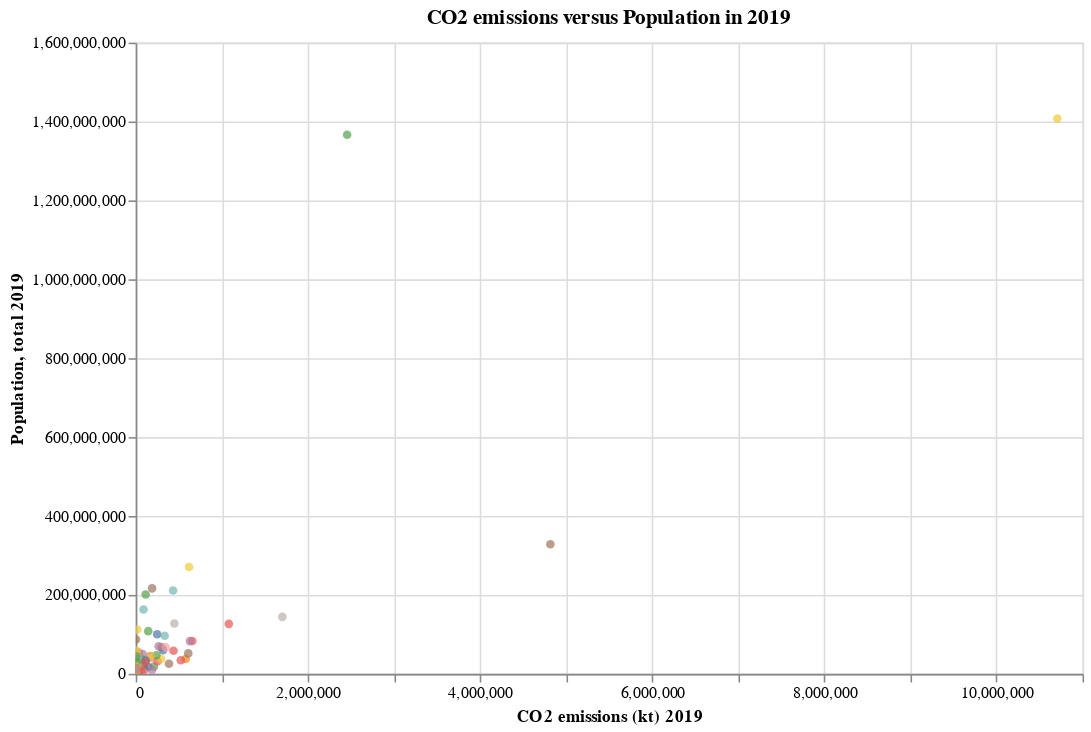

This figure's notebook cell:
### Code cell
indi_list = ['CO2 emissions (kt)', 'CO2 emissions (metric tons per capita)','Population, total','GDP (current US$)']

source= get_ind_df(wdi_df, indi_list, '2019')

alt.Chart(source).mark_circle().encode(
    x = alt.X('CO2 emissions (kt) 2019'),
    y = alt.Y('Population, total 2019'),
    color = alt.Color('Country Name:N', legend=None),
    tooltip='Country Name'
).properties(width=600, height=400, title='CO2 emissions versus Population in 2019' ).interactive()

### Figure 1 — Vega-Lite specification as saved in the notebook (floating-point values rounded to 4 significant figures; data arrays with more than 128 entries replaced by an {"elided": "..."} marker saying what was removed)
{"config": {"view": {"continuousWidth": 400, "continuousHeight": 300}}, "data": {"name": "data-0d3a1e2cd11a65aeb33cb10e6a3dc660"}, "mark": "circle", "encoding": {"color": {"field": "Country Name", "legend": null, "type": "nominal"}, "tooltip": {"field": "Country Name", "type": "nominal"}, "x": {"field": "CO2 emissions (kt) 2019", "type": "quantitative"}, "y": {"field": "Population, total 2019", "type": "quantitative"}}, "height": 400, "selection": {"selector011": {"type": "interval", "bind": "scales", "encodings": ["x", "y"]}}, "title": "CO2 emissions versus Population in 2019", "width": 600, "$schema": "https://vega.github.io/schema/vega-lite/v4.17.0.json", "datasets": {"data-0d3a1e2cd11a65aeb33cb10e6a3dc660": {"elided": "213 records"}}}
